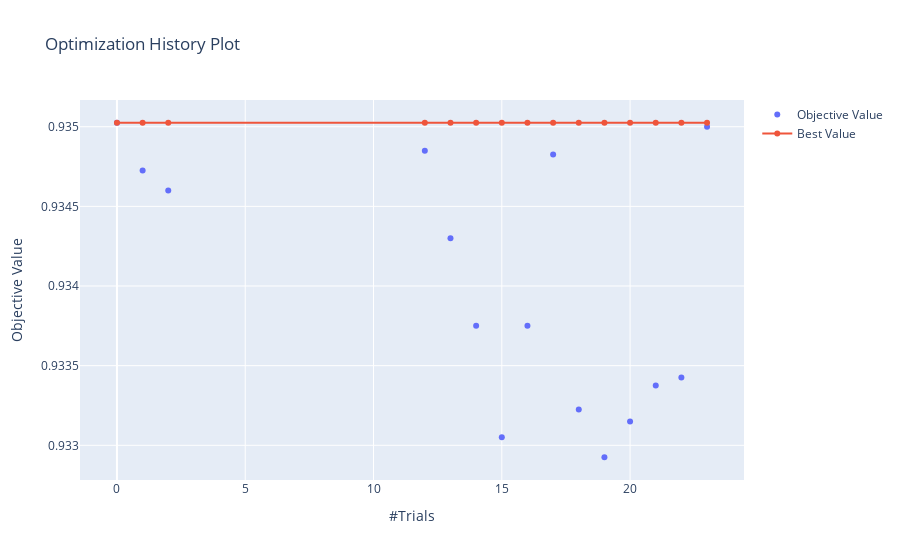

Write notebook code for a chart like this one.
### Code cell
#vis.plot_param_importances(study)
vis.plot_optimization_history(study)

### Figure 1 — Plotly figure (JSON) as saved in the notebook; plotly's stock layout.template omitted (floating-point values rounded to 4 significant figures)
{"data": [{"mode": "markers", "name": "Objective Value", "type": "scatter", "x": [0, 1, 2, 12, 13, 14, 15, 16, 17, 18, 19, 20, 21, 22, 23], "y": [0.935, 0.9347, 0.9346, 0.9348, 0.9343, 0.9337, 0.933, 0.9337, 0.9348, 0.9332, 0.9329, 0.9331, 0.9334, 0.9334, 0.935]}, {"name": "Best Value", "type": "scatter", "x": [0, 1, 2, 12, 13, 14, 15, 16, 17, 18, 19, 20, 21, 22, 23], "y": [0.935, 0.935, 0.935, 0.935, 0.935, 0.935, 0.935, 0.935, 0.935, 0.935, 0.935, 0.935, 0.935, 0.935, 0.935]}], "layout": {"title": {"text": "Optimization History Plot"}, "xaxis": {"title": {"text": "#Trials"}}, "yaxis": {"title": {"text": "Objective Value"}}}}
